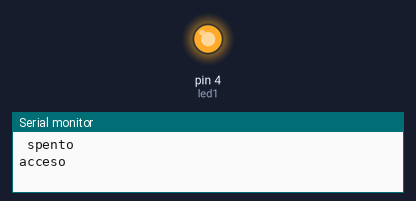
Bench run of a sketch on a simulated Arduino Uno, built with avr-gcc and run on an emulated ATmega328P. Parts: output pins drawn as LEDs (lit = HIGH), the last lines printed to the serial monitor.

Above: at 0.3 s.
At 2.45 s:
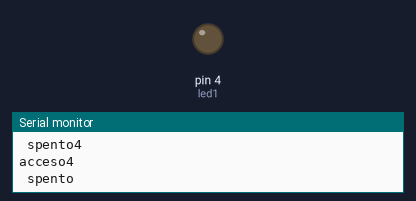
Timing chart, 0 to 3.0 s (numbered marks = the images above):
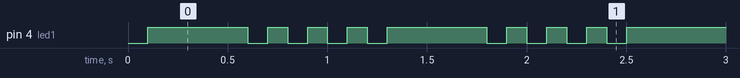

Measured:
- by itself, pin 4 (led1): repeats every 1.2 s: 3 × (LOW 0.10 s, HIGH 0.10 s), LOW 0.10 s, HIGH 0.50 s
- by itself, everything shown: repeats every 1.2 s, in 8 steps

The sketch:

lampeggio.ino
```cpp
int led1 = 4;
void setup() {
  pinMode(led1, OUTPUT);
  Serial.begin (9600);
}

void loop() {
  digitalWrite(led1, LOW);
  Serial.println (" spento");
  delay(100);
  digitalWrite(led1, HIGH);
  Serial.println ("acceso");
  delay(500);
  digitalWrite(led1, LOW);
  Serial.println (" spento2");
  delay(100);
  digitalWrite(led1, HIGH);
  Serial.println ("acceso2");
  delay(100);
   digitalWrite(led1, LOW);
  Serial.println (" spento3");
  delay(100);
  digitalWrite(led1, HIGH);
  Serial.println ("acceso3");
  delay(100);
   digitalWrite(led1, LOW);
  Serial.println (" spento4");
  delay(100);
  digitalWrite(led1, HIGH);
  Serial.println ("acceso4");
  delay(100);
}
```
